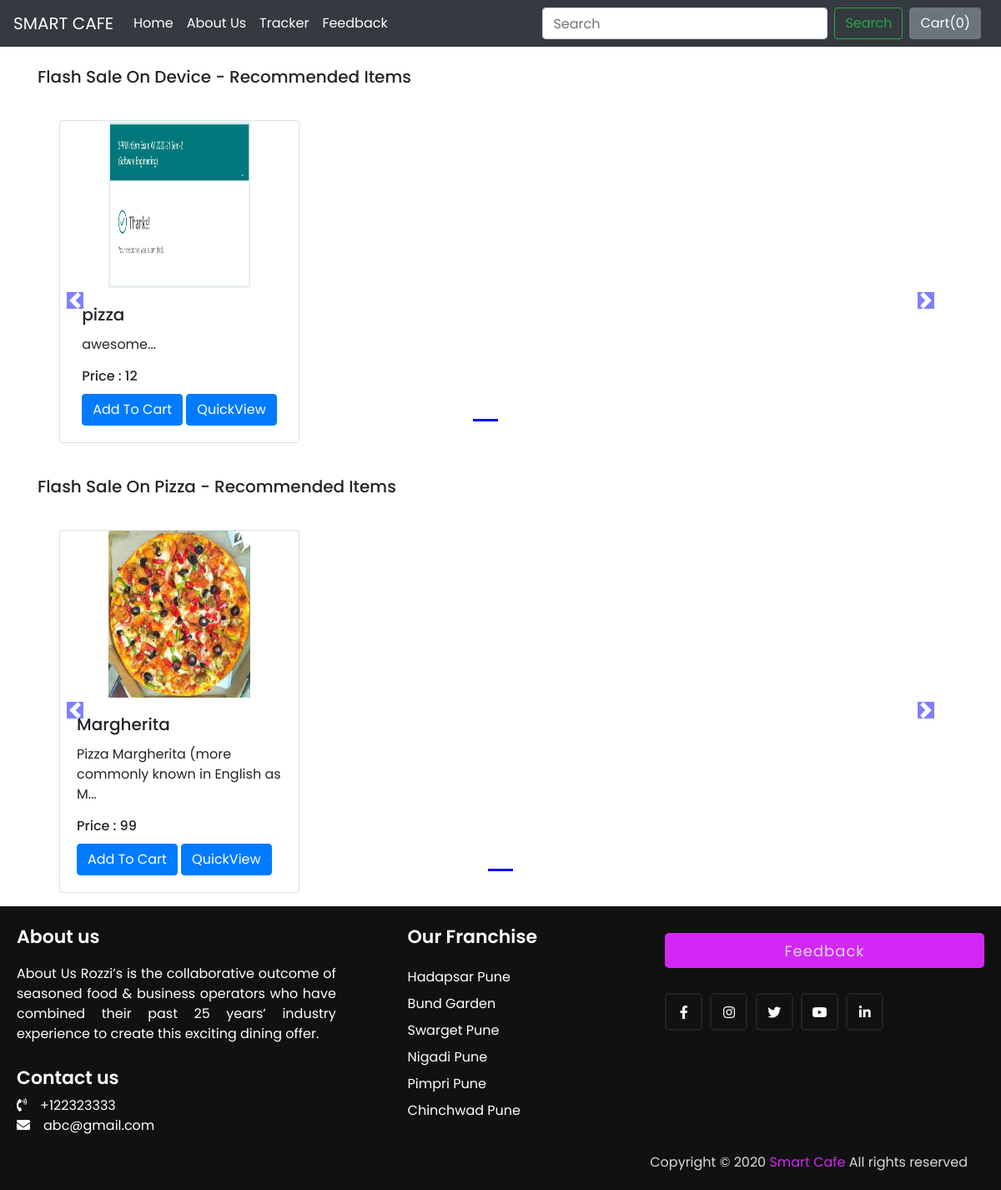
/shop/mobile/, run on the app's committed database.
### shop/models.py (models this page shows, shortened)
class Product(models.Model):
    product_id = models.AutoField
    product_name = models.CharField(max_length=50)
    category = models.CharField(max_length=50, default="")
    price = models.IntegerField(default=0)
    desc = models.CharField(max_length=300)
    pub_date = models.DateField()
    image = models.ImageField(upload_to='shop/images', default="")

### shop/views.py (the view)
# urls.py: path("mobile/", views.index1, name="mShopHome"),
def index1(request):
    allProds = []
    catprods = Product.objects.values('category', 'id')
    cats = {item['category'] for item in catprods}
    for cat in cats:
        prod = Product.objects.filter(category=cat)
        n = len(prod)
        nSlides = n // 4 + ceil((n / 4) - (n // 4))
        allProds.append([prod, range(1, nSlides), nSlides])
    params = {'allProds':allProds}
    return render(request, 'shop/index1.html', params)

### shop/templates/shop/index1.html (shortened to what this page needs)
{% extends 'shop/basic.html' %}
{% block body %}
{% load static %}
<div class="container">
    {% for product, range, nSlides in allProds %}
    <h5 class="my-4">Flash Sale On {{product.0.category}} - Recommended Items</h5>
    <div class="row">
        <div id="demo{{forloop.counter}}" class="col carousel slide my-3" data-ride="carousel">
            <ul class="carousel-indicators">
                <li data-target="#demo{{forloop.counter}}" data-slide-to="0" class="active"></li>
                {% for i in range %}
                <li data-target="#demo{{forloop.parentloop.counter}}" data-slide-to="{{i}}"></li>
                {% endfor %}
            </ul>
            <div class="container carousel-inner no-padding">
                <div class="carousel-item active">
                    {% for i in product %}
                    <div class="col-xs-3 col-sm-3 col-md-3">
                        <div class="card align-items-center" style="width: 18rem;">
                            <img src='/media/{{i.image}}' class="card-img-top" alt="...">
                            <div class="card-body">
                                <h5 class="card-title" id="namepr{{i.id}}">{{i.product_name}}</h5>
                                <p class="card-text">{{i.desc|slice:"0:53"}}...</p>
                                <h6 class="card-title" >Price : <span id="pricepr{{i.id}}">{{i.price}}</span></h6>
                                <span id="divpr{{i.id}}" class="divpr">
                                    <button id="pr{{i.id}}" class="btn btn-primary cart">Add To Cart</button>
                                </span>
                                <a href="/shop/products/{{i.id}}"><button id="qv{{i.id}}" class="btn btn-primary cart">QuickView</button></a>
                            </div>
                        </div>
                    </div>
                    {% if forloop.counter|divisibleby:1 and forloop.counter > 0 and not forloop.last %}
                </div>
                <div class="carousel-item">
                    {% endif %}
                    {% endfor %}
                </div>
            </div>
        </div>
        <a class="carousel-control-prev" href="#demo{{forloop.counter}}" data-slide="prev">
            <span class="carousel-control-prev-icon"></span>
        </a>
        <a class="carousel-control-next" href="#demo{{forloop.counter}}" data-slide="next">
            <span class="carousel-control-next-icon"></span>
        </a>
    </div>
    {% endfor %}
</div>
{% endblock %}

### shop/static/shop/index.css (style rules this page uses)
* { margin: 0; padding: 0; box-sizing: border-box; font-family: 'Poppins',sans-serif; text-decoration: none; }
footer .content p,a { color: #fff; }

### data on the page
Product: category "Device", image (picture), product_name "pizza", desc "awesome", price "12"
Product: category "Pizza", image (picture), product_name "Margherita", desc "Pizza Margherita (more commonly known in English as M", price "99"
